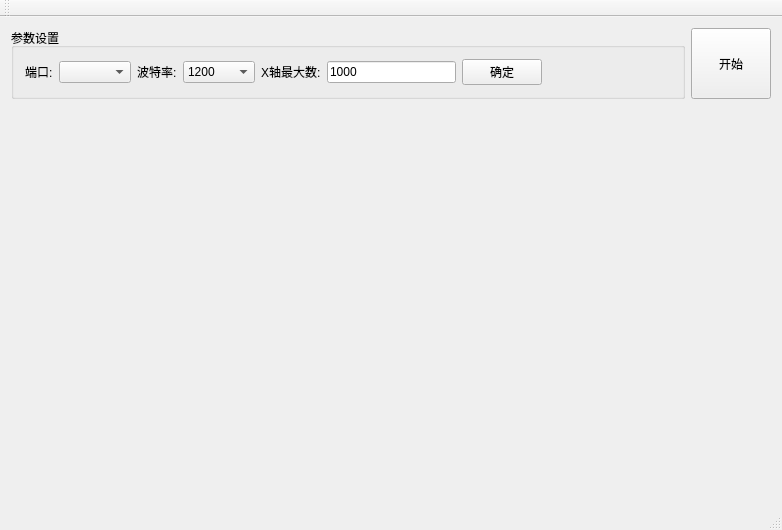
<?xml version="1.0" encoding="UTF-8"?>
<ui version="4.0">
 <class>MainWindow</class>
 <widget class="QMainWindow" name="MainWindow">
  <property name="geometry">
   <rect>
    <x>0</x>
    <y>0</y>
    <width>782</width>
    <height>530</height>
   </rect>
  </property>
  <property name="windowTitle">
   <string>MainWindow</string>
  </property>
  <widget class="QWidget" name="centralWidget">
   <layout class="QGridLayout" name="gridLayout">
    <item row="0" column="0">
     <widget class="QGroupBox" name="groupBox">
      <property name="title">
       <string>参数设置</string>
      </property>
      <layout class="QHBoxLayout" name="horizontalLayout">
       <item>
        <widget class="QLabel" name="label">
         <property name="text">
          <string>端口:</string>
         </property>
        </widget>
       </item>
       <item>
        <widget class="QComboBox" name="comboBox_port"/>
       </item>
       <item>
        <widget class="QLabel" name="label_2">
         <property name="text">
          <string>波特率:</string>
         </property>
        </widget>
       </item>
       <item>
        <widget class="QComboBox" name="comboBox_baud">
         <property name="currentText">
          <string>19200</string>
         </property>
         <item>
          <property name="text">
           <string>1200</string>
          </property>
         </item>
         <item>
          <property name="text">
           <string>2400</string>
          </property>
         </item>
         <item>
          <property name="text">
           <string>4800</string>
          </property>
         </item>
         <item>
          <property name="text">
           <string>9600</string>
          </property>
         </item>
         <item>
          <property name="text">
           <string>19200</string>
          </property>
         </item>
         <item>
          <property name="text">
           <string>38400</string>
          </property>
         </item>
         <item>
          <property name="text">
           <string>57600</string>
          </property>
         </item>
         <item>
          <property name="text">
           <string>115200</string>
          </property>
         </item>
        </widget>
       </item>
       <item>
        <widget class="QLabel" name="label_3">
         <property name="text">
          <string>X轴最大数:</string>
         </property>
        </widget>
       </item>
       <item>
        <widget class="QLineEdit" name="lineEdit_xAxisMax">
         <property name="text">
          <string>1000</string>
         </property>
        </widget>
       </item>
       <item>
        <widget class="QPushButton" name="btn_xAxis_ok">
         <property name="text">
          <string>确定</string>
         </property>
        </widget>
       </item>
       <item>
        <spacer name="horizontalSpacer">
         <property name="orientation">
          <enum>Qt::Horizontal</enum>
         </property>
         <property name="sizeHint" stdset="0">
          <size>
           <width>40</width>
           <height>20</height>
          </size>
         </property>
        </spacer>
       </item>
      </layout>
     </widget>
    </item>
    <item row="1" column="0" colspan="2">
     <widget class="MyQPlot" name="widget_plot" native="true">
      <property name="sizePolicy">
       <sizepolicy hsizetype="Preferred" vsizetype="Preferred">
        <horstretch>0</horstretch>
        <verstretch>1</verstretch>
       </sizepolicy>
      </property>
     </widget>
    </item>
    <item row="0" column="1">
     <widget class="QPushButton" name="btn_startStop">
      <property name="sizePolicy">
       <sizepolicy hsizetype="Preferred" vsizetype="Preferred">
        <horstretch>0</horstretch>
        <verstretch>0</verstretch>
       </sizepolicy>
      </property>
      <property name="text">
       <string>开始</string>
      </property>
     </widget>
    </item>
   </layout>
  </widget>
  <widget class="QMenuBar" name="menuBar">
   <property name="geometry">
    <rect>
     <x>0</x>
     <y>0</y>
     <width>782</width>
     <height>23</height>
    </rect>
   </property>
  </widget>
  <widget class="QToolBar" name="mainToolBar">
   <attribute name="toolBarArea">
    <enum>TopToolBarArea</enum>
   </attribute>
   <attribute name="toolBarBreak">
    <bool>false</bool>
   </attribute>
  </widget>
  <widget class="QStatusBar" name="statusBar"/>
 </widget>
 <layoutdefault spacing="6" margin="11"/>
 <customwidgets>
  <customwidget>
   <class>MyQPlot</class>
   <extends>QWidget</extends>
   <header location="global">myqplot.h</header>
   <container>1</container>
  </customwidget>
 </customwidgets>
 <resources/>
 <connections/>
</ui>
